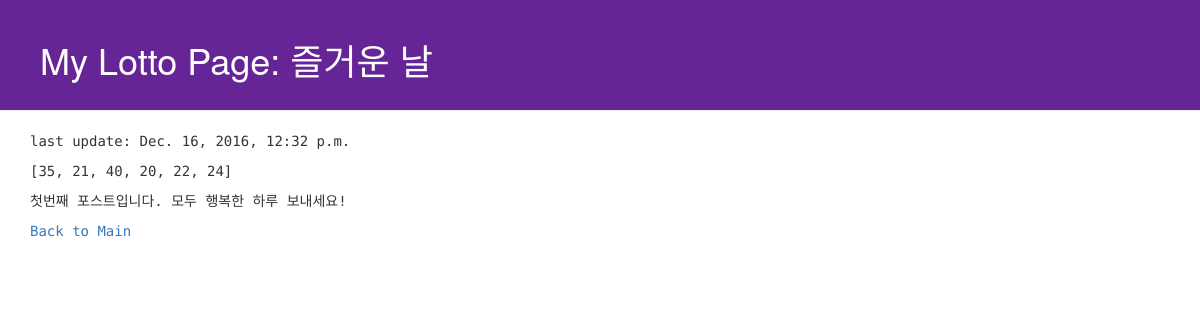
The app's page /lotto/3/ with its own data.
### lotto/models.py (models this page shows, shortened)
class Post(models.Model):
    author = models.ForeignKey('auth.User')
    title = models.CharField(max_length=256)
    text = models.TextField()
    bonus = models.CharField(max_length=24)
    update_date = models.DateTimeField(default = timezone.now)

### lotto/views.py (the view)
# urls.py: url(r'^lotto/(?P<pk>[0-9]+)/$', views.detail, name='lotto_detail'),
def detail(request, pk):
    post = get_object_or_404(Post, pk=pk)
    return render(request, 'lotto/detail.html', {'post': post})

### lotto/templates/lotto/detail.html (shortened to what this page needs)
<!DOCTYPE html>
{% load staticfiles %}
<html lang="ko">
<head>
  <link rel="stylesheet" href="//maxcdn.bootstrapcdn.com/bootstrap/3.2.0/css/bootstrap.min.css">
  <link rel="stylesheet" href="//maxcdn.bootstrapcdn.com/bootstrap/3.2.0/css/bootstrap-theme.min.css">
  <link rel="stylesheet" href="{% static 'css/blog.css' %}">
</head>
<body>
  <div class="page-header">
  <h1>My Lotto Page: {{post.title}}</h1>
  </div>
  <div class="container">
    <p> last update: {{post.update_date}} </p>
    <p> {{post.bonus}} </p>
    <p> {{post.text}} </p>
    <p><a href="{% url 'lotto_index' %}">Back to Main</p>
  </div>
</body>
</html>

### lotto/static/css/blog.css (style rules this page uses)
.page-header { background-color: #652596; margin-top: 0; padding: 20px 20px 20px 40px; }
.page-header h1 { color: #FFFFFF; }
.container { padding-left: 15px; font-family: 'Space Mono', monospace; }

### records on screen
Post: title "즐거운 날", update_date "Dec. 16, 2016, 12:32 p.m.", bonus "[35, 21, 40, 20, 22, 24]", text "첫번째 포스트입니다. 모두 행복한 하루 보내세요!"
